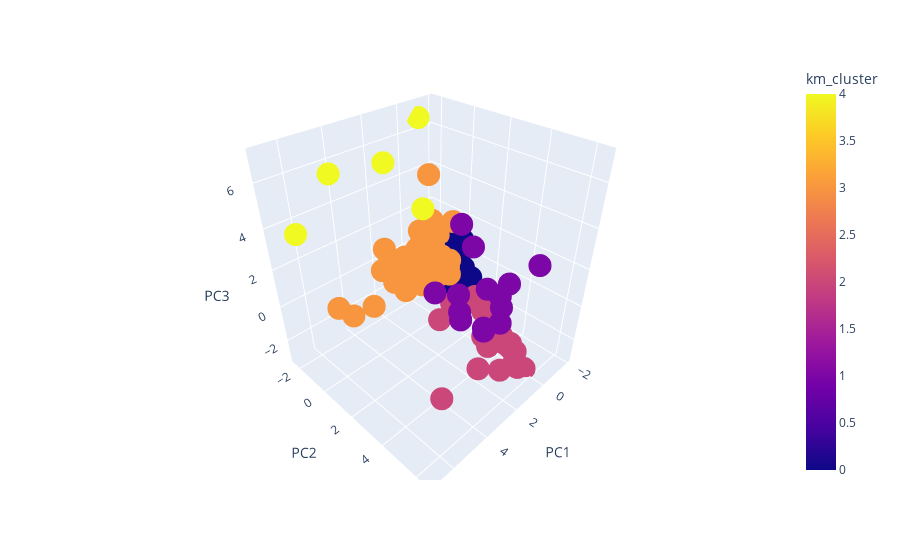

The notebook cell saved with this chart:
### Code cell
fig = px.scatter_3d(data_normal, x='PC1', y='PC2', z='PC3',
              color='km_cluster')
fig.show()

### Figure 1 — Plotly figure (JSON) as saved in the notebook; plotly's stock layout.template omitted (floating-point values rounded to 4 significant figures; data arrays with more than 128 entries replaced by an {"elided": "..."} marker saying what was removed)
{"data": [{"hovertemplate": "PC1=%{x}<br>PC2=%{y}<br>PC3=%{z}<br>km_cluster=%{marker.color}<extra></extra>", "legendgroup": "", "marker": {"color": {"elided": "303 int values"}, "coloraxis": "coloraxis", "symbol": "circle"}, "mode": "markers", "name": "", "scene": "scene", "showlegend": false, "type": "scatter3d", "x": {"elided": "303 float values"}, "y": {"elided": "303 float values"}, "z": {"elided": "303 float values"}}], "layout": {"coloraxis": {"colorbar": {"title": {"text": "km_cluster"}}, "colorscale": [[0, "#0d0887"], [0.1111, "#46039f"], [0.2222, "#7201a8"], [0.3333, "#9c179e"], [0.4444, "#bd3786"], [0.5556, "#d8576b"], [0.6667, "#ed7953"], [0.7778, "#fb9f3a"], [0.8889, "#fdca26"], [1, "#f0f921"]]}, "legend": {"tracegroupgap": 0}, "margin": {"t": 60}, "scene": {"domain": {"x": [0, 1], "y": [0, 1]}, "xaxis": {"title": {"text": "PC1"}}, "yaxis": {"title": {"text": "PC2"}}, "zaxis": {"title": {"text": "PC3"}}}}}
